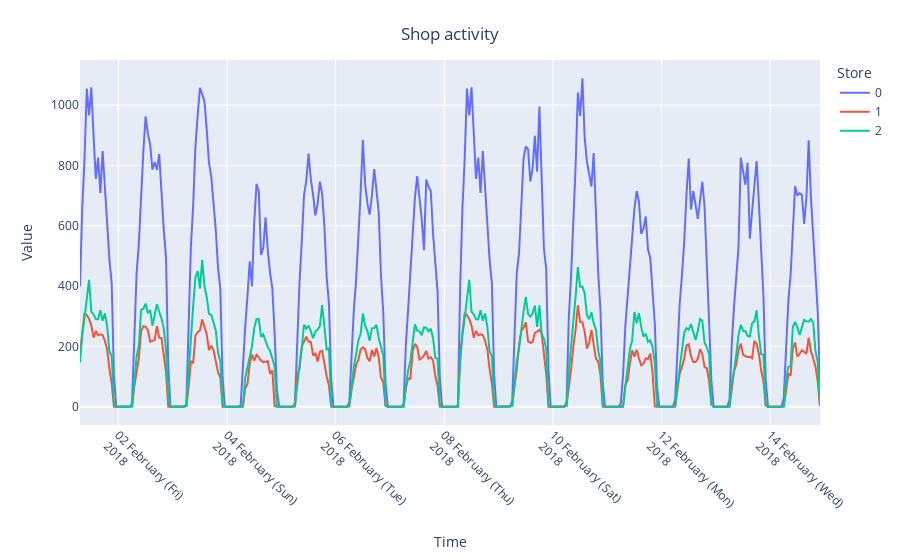

The notebook cell this image was saved under:
### Code cell
fig = px.line(arrivals.query('type=="customer"'), x='timestamp', y="value", color="store")
fig.update_layout(
    xaxis = dict(
        tickformat = "%d %B (%a)<br>%Y",
        tickangle = 45,
    ),
    title={
        'text': "Shop activity",
        'y':0.95,
        'x':0.5,
        'xanchor': 'center',
        'yanchor': 'top'},
    xaxis_title="Time",
    yaxis_title="Value",
    legend_title="Store",
)

fig.show()

### Figure 1 — Plotly figure (JSON) as saved in the notebook; plotly's stock layout.template omitted (floating-point values rounded to 4 significant figures; data arrays with more than 128 entries replaced by an {"elided": "..."} marker saying what was removed)
{"data": [{"hovertemplate": "store=0<br>timestamp=%{x}<br>value=%{y}<extra></extra>", "legendgroup": "0", "line": {"color": "#636efa", "dash": "solid"}, "mode": "lines", "name": "0", "orientation": "v", "showlegend": true, "type": "scatter", "x": {"elided": "328 str values"}, "xaxis": "x", "y": {"elided": "328 int values"}, "yaxis": "y"}, {"hovertemplate": "store=1<br>timestamp=%{x}<br>value=%{y}<extra></extra>", "legendgroup": "1", "line": {"color": "#EF553B", "dash": "solid"}, "mode": "lines", "name": "1", "orientation": "v", "showlegend": true, "type": "scatter", "x": {"elided": "328 str values"}, "xaxis": "x", "y": {"elided": "328 int values"}, "yaxis": "y"}, {"hovertemplate": "store=2<br>timestamp=%{x}<br>value=%{y}<extra></extra>", "legendgroup": "2", "line": {"color": "#00cc96", "dash": "solid"}, "mode": "lines", "name": "2", "orientation": "v", "showlegend": true, "type": "scatter", "x": {"elided": "328 str values"}, "xaxis": "x", "y": {"elided": "328 int values"}, "yaxis": "y"}], "layout": {"legend": {"title": {"text": "Store"}, "tracegroupgap": 0}, "margin": {"t": 60}, "title": {"text": "Shop activity", "x": 0.5, "xanchor": "center", "y": 0.95, "yanchor": "top"}, "xaxis": {"anchor": "y", "domain": [0.0, 1.0], "tickangle": 45, "tickformat": "%d %B (%a)<br>%Y", "title": {"text": "Time"}}, "yaxis": {"anchor": "x", "domain": [0.0, 1.0], "title": {"text": "Value"}}}}
